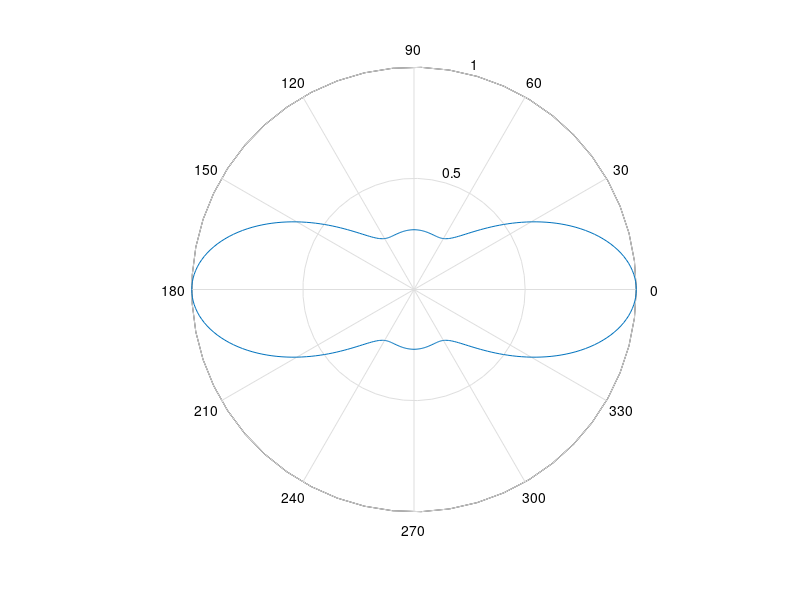

Write the MATLAB code that produced this figure.
clear all; clc;
 
%% Simulation parameters
freq = 100e6; % Hz
c = 3e8; % free space speed
lambda = c/freq;
T = 1/freq;
omega = 2*pi*freq;
k = 2*pi/lambda;
N=8;% Number of antenna elements
Ns = 30; % Number of samples per wavelength
ds = lambda/Ns; % Spatial Discretization 
 
Nt = 35; % Number of time samples per period
dt = T/Nt; % Temporal discretization
t = 0:dt:(T); % Duration of simulation: Default is single period
 % Increase the number of periods here for longer simulations
R = (0*lambda):ds:(8*lambda); % Spatial extent
Ntheta = 360; % Number of angular discretization
dtheta = 2*pi/Ntheta;

theta_degree = 0:dtheta:360;
theta = 0:dtheta:(2*pi); % Angular extent of azimuth angle
f1=figure (1); 
clf; 
set(gcf,'Color',[1 1 1]); 
phi=(pi/3);%exitation angle
a= 1.9;
%d = lambda/2;
%delta=(pi/180)*88.8;% delta in degrees,for 60degree steering(delta=k*d*cos(thetanot)) % detla=-k*a*sin(theta)*cos(phizero-phiN)
 A = [2 3 1 4 5 2 6 7]; % Amplitude of each array antenna
 Fa=zeros(1,length(theta));

valueOfdelta = zeros(1,N);
for i=1:(N)
     %phiN=((2*pi*i)/N); angular position of elements,phinot is steering
     %angle exitation 
     delta=-k*a*sin(pi/1)*cos((0)-((2*pi*i)/N)); % delta=-k*a*sin(steerangle(azumith))*cos(phizero-phiN)
     valueOfdelta(i) = delta;
end
 disp(valueOfdelta)
 a=lambda/2;
 for i=0:N-1
     %phiN=((2*pi*i)/N);
     %delta=((pi/180)*(-k*a*sin(theta)*cos((pi/2)-((2*pi*i)/N)))); % detla=-k*a*sin(theta)*cos(phizero-phiN)
 temp = A(i+1) .* exp(1j.*(valueOfdelta(i+1)+(k.*a.*(sin(theta).*cos(phi-(2*pi*i/N))))));
 
 Fa = Fa + temp;
 end
 Fa=abs(Fa);
 figure(1)
 
 kk=polar(theta,Fa/max(Fa)); hold on; axis off
 set(gcf,'Color',[1 1 1]); 
 figure(2)
 
 %plot(theta,Fa/max(Fa))
 %xlabel('Theta in radians')
 %ylabel('Array factor')